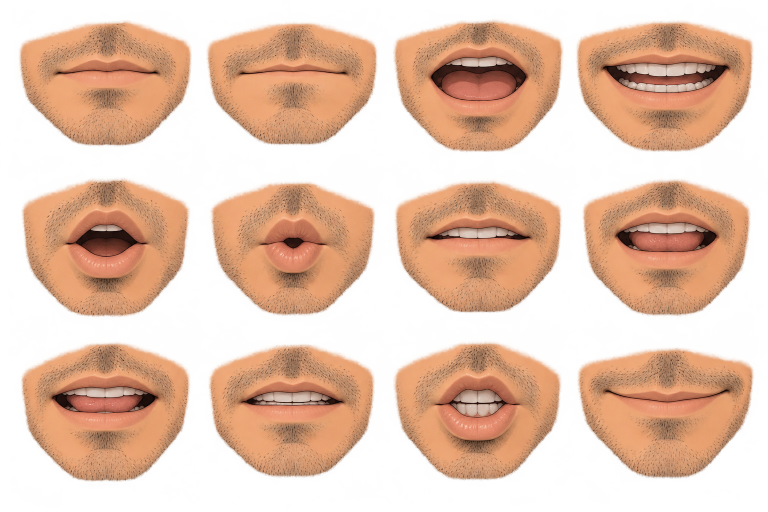
#> input picture rasm-pro/future-character-assets/character/mouth_sources_12.png, 1536 x 1024 px (shown at 1/2 size); its folder holds only this picture in this run
$ python -i qa.py   (imports and definitions only)
#> lines starting #> are read from the running program, lines starting #| are printed output that depends on the picture
#> further down, picture is the input picture: PIL image 1536x1024 RGBA; mean R, G, B, A 190.7, 134, 97.6, 132.1
"""Objective quality checks for generated assets.

No vision-language model is required. The checks are deliberately mechanical:
palette distance, saturation, edge/contrast in the text-safe zone, face count,
alpha coverage, resolution and perceptual hash. They reject obvious failures;
a human still approves the final asset.
"""
from __future__ import annotations

from pathlib import Path

import cv2
import numpy as np
from PIL import Image

from .style import all_palette

_CASCADE = None


# [9 lines left out: function _face_cascade, not called in this run]


def _lab_palette(style: dict) -> np.ndarray:
    colors = np.array(all_palette(style), np.uint8).reshape(1, -1, 3)
    return cv2.cvtColor(colors, cv2.COLOR_RGB2LAB).reshape(-1, 3).astype(np.float32)


# [8 lines left out: function palette_distance, not called in this run]


def phash(img: Image.Image) -> str:
    g = np.asarray(img.convert("RGB").convert("L").resize((32, 32), Image.Resampling.LANCZOS), np.float32)
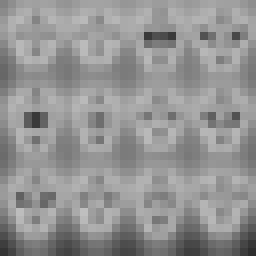
#> g: shape (32, 32) float32 (shown 8 times larger); min 46, max 191, mean 146.9
    d = cv2.dct(g)[:8, :8]
    med = float(np.median(d[1:]))
#> med = 2.92
    bits = (d > med).flatten()
    value = 0
    for b in bits:
        value = (value << 1) | int(bool(b))
#> this loop made 64 passes
#> (b, value) on passes 3 to 14: (False, 6), (False, 12), (False, 24), (True, 49), (False, 98), (True, 197), (True, 395), (False, 790), (True, 1581), (False, 3162), (True, 6325), (True, 12651)
#> value on passes 1 to 2: 1, 3
#> after the loop, value = 14244433362853761201
    return f"{value:016x}"


def hamming(a: str, b: str) -> int:
    return (int(a, 16) ^ int(b, 16)).bit_count()


# [99 lines left out: functions _zone_px, text_zone_metrics, analyze, not called in this run]

>>> from PIL import Image
>>> picture = Image.open('../../future-character-assets/character/mouth_sources_12.png')
>>> result = phash(picture)
#> result = 'c5ae64ac5b9f10b1'

$ run again, on rasm-pro/future-character-assets/character/hair_04.png
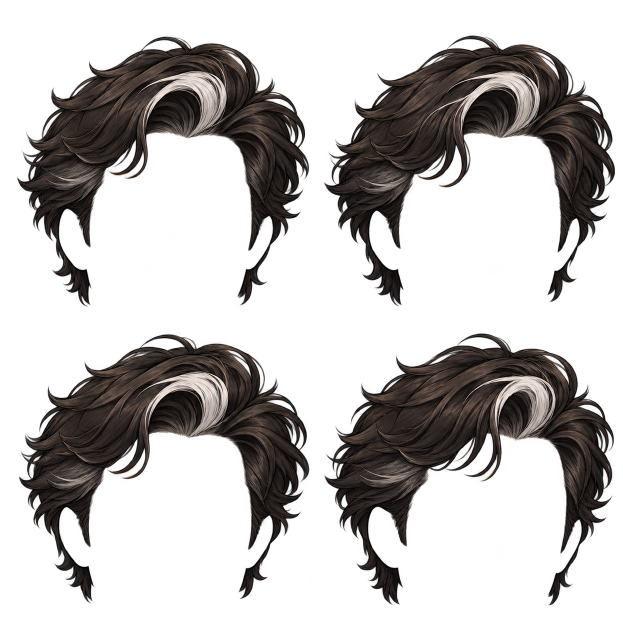
#> input picture rasm-pro/future-character-assets/character/hair_04.png, 1246 x 1262 px (shown at 1/2 size)
#> picture is the input picture: PIL image 1246x1262 RGBA; mean R, G, B, A 17.4, 14.6, 13.4, 79
#> in phash, `g = np.asarray(img.convert("RGB").convert("L").resize((32, 32), Image...`:
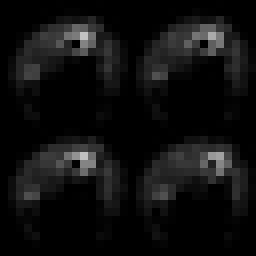
#> g: shape (32, 32) float32 (shown 8 times larger); min 0, max 194, mean 15.5
#> med = 0.447
#> the loop in phash, `for b in bits:` made 64 passes
#> (b, value) on passes 2 to 9: (False, 2), (False, 4), (False, 8), (False, 16), (True, 33), (True, 67), (True, 135), (True, 271)
#> after the loop in phash, `for b in bits:`: value = 9765805822295177306
#> result = '87871ca76758785a'
